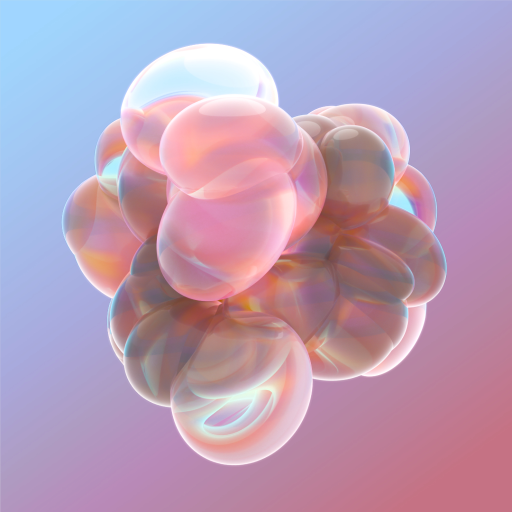
#> input picture spheres_v3_small.jpg, 1024 x 1024 px, found by its file name (shown at 1/2 size)
$ python pixelsort05.py
#> lines starting #> are read from the running program, lines starting #| are printed output that depends on the picture
import numpy as np
import random
import numpy as np
import os
from PIL import Image
import time

file_path = os.path.dirname(os.path.realpath(__file__))
img = Image.open(file_path + "\\spheres_v3_small.jpg")
#> img is the input picture: PIL image 1024x1024 RGB; mean R, G, B 184.3, 157.1, 183.3
img.load()
data = np.asarray(img, dtype="int64")

Liste = []  # [0,0,(0,0,0)] x,y,rgb
liste_half = []
Maske = []
width, height = img.size
#> width = 1024; height = 1024
y_steps = 50
mult = 2
threshold_low = 180
threshold_high = 200
countdown = 0
zufall = 50
thumbnail_size = int(width/2),int(height/2)
#> thumbnail_size = (512, 512)
img_s = img.copy()
img_s.thumbnail(thumbnail_size)
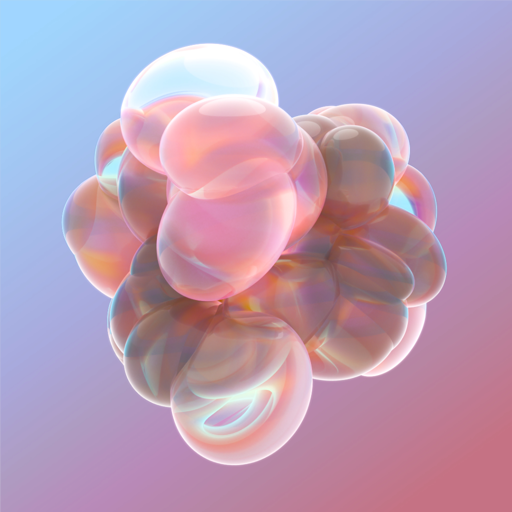
#> img_s: PIL image 512x512 RGB; mean R, G, B 184.3, 157.1, 183.3
#img.show()
#print(img.size)

data_half = np.asarray(img_s, dtype="int64")

start_time1 = time.time()

# Get Pixels and store their xy and rgb in Liste
# for xy in np.ndindex(data.shape[:2]):
#     if (threshold_low <(data[xy][0]+data[xy][1]+data[xy][2])/3 < threshold_high):

#         Liste.append([xy[0],xy[1],(data[xy][0],data[xy][1],data[xy][2]),0])

for xy in np.ndindex(data_half.shape[:2]):
    if (threshold_low <(data_half[xy][0]+data_half[xy][1]+data_half[xy][2])/3 < threshold_high):

        liste_half.append([xy[0],xy[1],(data_half[xy][0],data_half[xy][1],data_half[xy][2])])
#> after the loop, liste_half = 63724 items

print(len(liste_half))
#| 63724


end_time1 = time.time()
print(end_time1-start_time1)

start_time2 = time.time()

# Iterate through Liste. Every Pixel in threshold(Liste) gets repeated over rand y and brightened by y*mult
for e in liste_half:
    y = 0
    rnd = random.randint(0,zufall)

    r = e[2][0]
    g = e[2][1]
    b = e[2][2]
    #tup1 = (0,0,0)
    while y < y_steps + rnd:
        if e[0]*2 + y +1 < height and e[1]*2+1 < width:

            # if (tup1[0]+tup1[1]+tup1[2] <= 760):
            #     tup1 =  np.add(e[2], (y*mult,y*mult,y*mult)) # Zeitfresser
            r += mult
            g += mult
            b += mult


            xx = e[0]*2+y
            yy =  e[1]*2
            data[xx,yy] =  (r,g,b)
            data[xx,yy+1] =  (r,g,b)
            data[xx+1,yy] =  (r,g,b)
            data[xx+1,yy+1] =  (r,g,b)

            y += 2

        else:
            break
#> this loop made 63724 passes
#> (e, rnd) on passes 1 to 3: ([0, 302, (168, 193, 237)], 24), ([0, 303, (168, 193, 237)], 48), ([0, 304, (168, 193, 236)], 26)
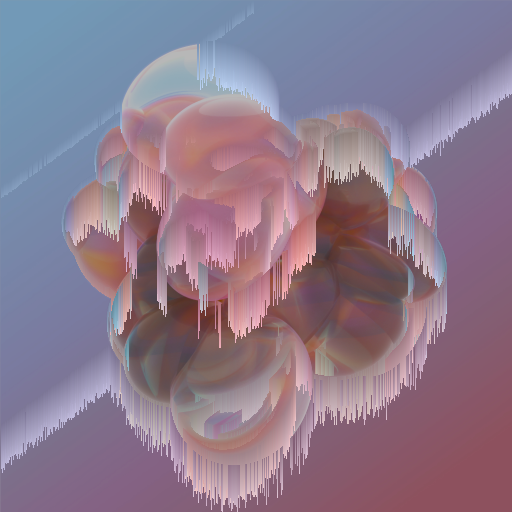
#> data: shape (1024, 1024, 3) int64 (shown at 1/2 size); mean R, G, B 196.3, 169.8, 196.9; drawn with min black and max white
    #countdown += 1
    #print(len(liste_half)-countdown)

end_time2 = time.time()
print(end_time1-start_time1)
print(end_time2-start_time2)

img = Image.fromarray(np.asarray(np.clip(data,0,255), dtype="uint8"))
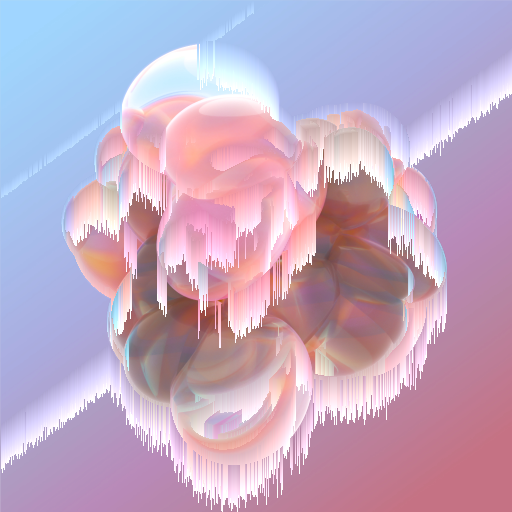
#> img: PIL image 1024x1024 RGB (shown at 1/2 size); mean R, G, B 194, 169.6, 195.6
img.show()

#img.save( outfilename )

#for loop thresh 180/200 20.6 mit countdown
#while loop
